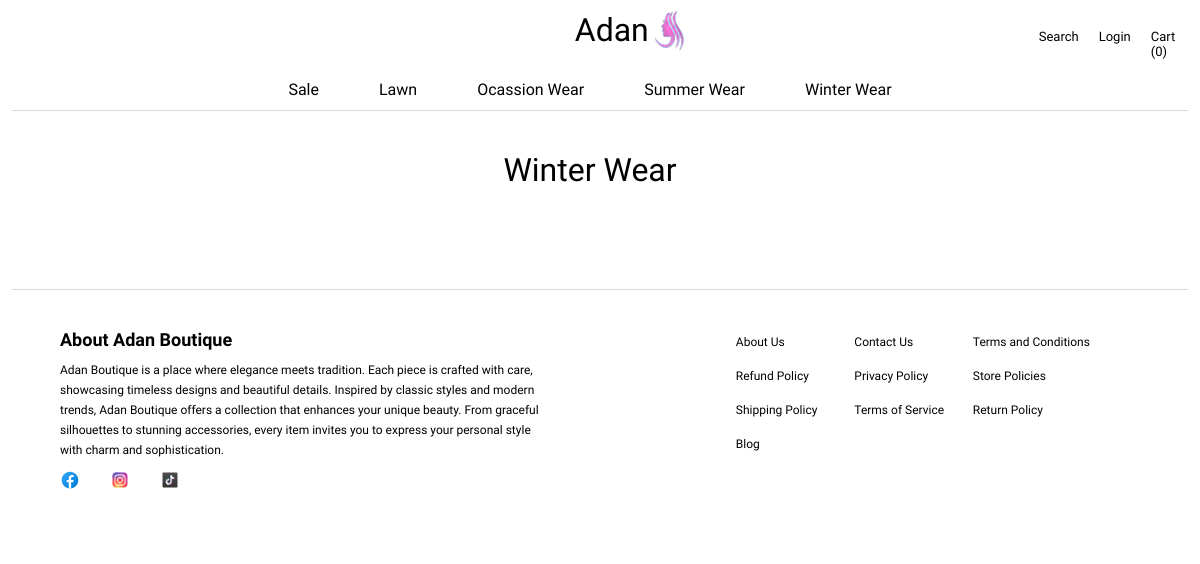
Before: /adan/winter with the older database file.
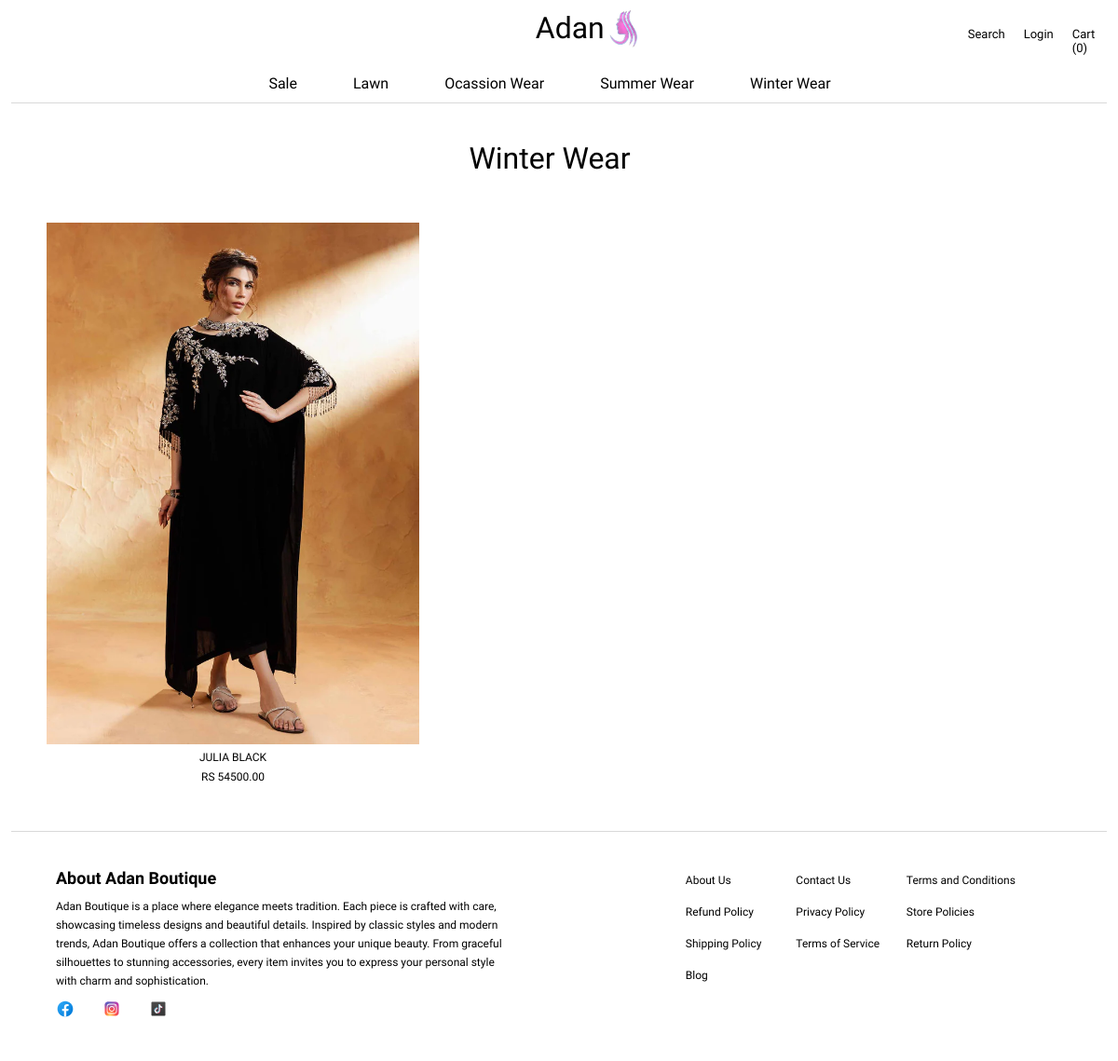
After: the same page with the newer database file.
### products/models.py (models this page shows, shortened)
class Product(models.Model):
    name = models.CharField(max_length=255)
    description = models.TextField(blank=True)
    price = models.DecimalField(max_digits=10, decimal_places=2)
    discounted_price = models.DecimalField(max_digits=10, decimal_places=2, null=True, blank=True)
    stock = models.PositiveIntegerField()
    product_type = models.ForeignKey(ProductType, on_delete=models.CASCADE, related_name='products')
    is_on_sale = models.BooleanField(default=False)  # New field
    created_at = models.DateTimeField(auto_now_add=True)
    updated_at = models.DateTimeField(auto_now=True)

class ProductImage(models.Model):
    product = models.ForeignKey(Product, on_delete=models.CASCADE, related_name='images')
    image = models.ImageField(upload_to='products/')
    alt_text = models.CharField(max_length=255, blank=True)

### products/views.py (the view)
# urls.py: path('winter', views.winter_wear, name = 'winter')
def winter_wear(request):
    winter_products = Product.objects.filter(is_on_sale = False, product_type__name = 'Winter Wear')
    products_with_images = {
        product: product.images.all() for product in winter_products
    }
    context = {
        'products_with_images': products_with_images,
    }
    return render(request, 'winter_wear.html', context)

### products/templates/winter_wear.html (shortened to what this page needs)
{% extends "layout.html" %}
{% block main %}
<div class="main">
    <div class="sectionHeading">
        <p>
            Winter Wear
        </p>
    </div>
    <div class="cardContainer">
        {% for product, images in products_with_images.items %}
        <div id='card-width' class="card">
            <div class="imgcontainer">
                {% if images %}
                    <img src="{{ images.0.image.url }}" alt="{{ images.0.alt_text }}">
                {% else %}
                    <img src="path/to/default/image.jpg" alt="No image available">
                {% endif %}
            </div>
            <div class="card-content">
                <p style = 'display: block'>{{ product.name }}</p>
                <p>RS {{ product.price }}</p>
            </div>
        </div>
        {% endfor %}
    </div>
</div>
{% endblock %}

Changed rows visible on the page:
added Product: image (picture), name "JULIA BLACK", price "54500.00"
